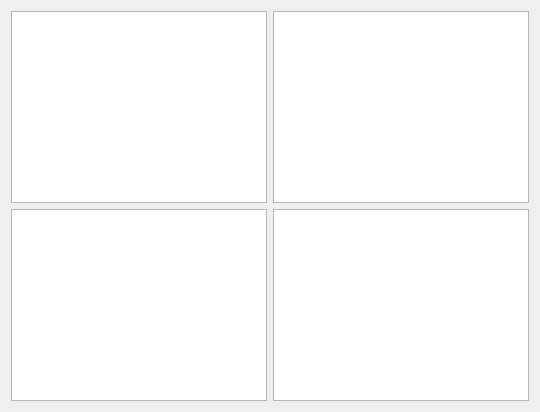
                  <widget class="QWidget" name="tab_2">
                   <attribute name="title">
                    <string>Multiple Windows</string>
                   </attribute>
                   <layout class="QGridLayout" name="gridLayout_4">
                    <item row="0" column="0">
                     <widget class="PyDMWaveformPlot" name="waveform0Ch0">
                      <property name="sizePolicy">
                       <sizepolicy hsizetype="Expanding" vsizetype="Expanding">
                        <horstretch>1</horstretch>
                        <verstretch>1</verstretch>
                       </sizepolicy>
                      </property>
                      <property name="toolTip">
                       <string/>
                      </property>
                      <property name="showXGrid">
                       <bool>true</bool>
                      </property>
                      <property name="showYGrid">
                       <bool>true</bool>
                      </property>
                      <property name="axisColor">
                       <color>
                        <red>224</red>
                        <green>224</green>
                        <blue>224</blue>
                       </color>
                      </property>
                      <property name="showRightAxis">
                       <bool>true</bool>
                      </property>
                      <property name="title" stdset="0">
                       <string>CH 0</string>
                      </property>
                      <property name="showLegend">
                       <bool>false</bool>
                      </property>
                      <property name="curves">
                       <stringlist>
                        <string>{&quot;y_channel&quot;: &quot;ca://${DEVICE}:STR0:STREAM_SLOWSHORT0&quot;, &quot;x_channel&quot;: null, &quot;name&quot;: &quot;&quot;, &quot;color&quot;: &quot;#55ffff&quot;, &quot;lineStyle&quot;: 1, &quot;lineWidth&quot;: 3, &quot;symbol&quot;: null, &quot;symbolSize&quot;: 10, &quot;redraw_mode&quot;: 2}</string>
                       </stringlist>
                      </property>
                      <property name="autoRangeY">
                       <bool>false</bool>
                      </property>
                      <property name="minYRange">
                       <double>-32768.000000000000000</double>
                      </property>
                      <property name="maxYRange">
                       <double>32767.000000000000000</double>
                      </property>
                     </widget>
                    </item>
                    <item row="0" column="1">
                     <widget class="PyDMWaveformPlot" name="waveform0Ch1">
                      <property name="sizePolicy">
                       <sizepolicy hsizetype="Expanding" vsizetype="Expanding">
                        <horstretch>1</horstretch>
                        <verstretch>1</verstretch>
                       </sizepolicy>
                      </property>
                      <property name="toolTip">
                       <string/>
                      </property>
                      <property name="showXGrid">
                       <bool>true</bool>
                      </property>
                      <property name="showYGrid">
                       <bool>true</bool>
                      </property>
                      <property name="axisColor">
                       <color>
                        <red>227</red>
                        <green>227</green>
                        <blue>227</blue>
                       </color>
                      </property>
                      <property name="showRightAxis">
                       <bool>true</bool>
                      </property>
                      <property name="title" stdset="0">
                       <string>CH 1</string>
                      </property>
                      <property name="curves">
                       <stringlist>
                        <string>{&quot;y_channel&quot;: &quot;ca://${DEVICE}:STR0:STREAM_SLOWSHORT1&quot;, &quot;x_channel&quot;: null, &quot;name&quot;: &quot;&quot;, &quot;color&quot;: &quot;#55ff7f&quot;, &quot;lineStyle&quot;: 1, &quot;lineWidth&quot;: 3, &quot;symbol&quot;: null, &quot;symbolSize&quot;: 10, &quot;redraw_mode&quot;: 2}</string>
                       </stringlist>
                      </property>
                      <property name="autoRangeY">
                       <bool>false</bool>
                      </property>
                      <property name="minYRange">
                       <double>-32768.000000000000000</double>
                      </property>
                      <property name="maxYRange">
                       <double>32767.000000000000000</double>
                      </property>
                     </widget>
                    </item>
                    <item row="1" column="0">
                     <widget class="PyDMWaveformPlot" name="waveform0Ch2">
                      <property name="sizePolicy">
                       <sizepolicy hsizetype="Expanding" vsizetype="Expanding">
                        <horstretch>1</horstretch>
                        <verstretch>1</verstretch>
                       </sizepolicy>
                      </property>
                      <property name="toolTip">
                       <string/>
                      </property>
                      <property name="showXGrid">
                       <bool>true</bool>
                      </property>
                      <property name="showYGrid">
                       <bool>true</bool>
                      </property>
                      <property name="axisColor">
                       <color>
                        <red>214</red>
                        <green>214</green>
                        <blue>214</blue>
                       </color>
                      </property>
                      <property name="showRightAxis">
                       <bool>true</bool>
                      </property>
                      <property name="title" stdset="0">
                       <string>CH 2</string>
                      </property>
                      <property name="curves">
                       <stringlist>
                        <string>{&quot;y_channel&quot;: &quot;ca://${DEVICE}:STR0:STREAM_SLOWSHORT2&quot;, &quot;x_channel&quot;: null, &quot;name&quot;: &quot;&quot;, &quot;color&quot;: &quot;#ffff7f&quot;, &quot;lineStyle&quot;: 1, &quot;lineWidth&quot;: 3, &quot;symbol&quot;: null, &quot;symbolSize&quot;: 10, &quot;redraw_mode&quot;: 2}</string>
                       </stringlist>
                      </property>
                      <property name="autoRangeY">
                       <bool>false</bool>
                      </property>
                      <property name="minYRange">
                       <double>-32768.000000000000000</double>
                      </property>
                      <property name="maxYRange">
                       <double>32767.000000000000000</double>
                      </property>
                     </widget>
                    </item>
                    <item row="1" column="1">
                     <widget class="PyDMWaveformPlot" name="waveform0Ch3">
                      <property name="sizePolicy">
                       <sizepolicy hsizetype="Expanding" vsizetype="Expanding">
                        <horstretch>1</horstretch>
                        <verstretch>1</verstretch>
                       </sizepolicy>
                      </property>
                      <property name="toolTip">
                       <string/>
                      </property>
                      <property name="showXGrid">
                       <bool>true</bool>
                      </property>
                      <property name="showYGrid">
                       <bool>true</bool>
                      </property>
                      <property name="axisColor">
                       <color>
                        <red>215</red>
                        <green>215</green>
                        <blue>215</blue>
                       </color>
                      </property>
                      <property name="showRightAxis">
                       <bool>true</bool>
                      </property>
                      <property name="title" stdset="0">
                       <string>CH 3</string>
                      </property>
                      <property name="curves">
                       <stringlist>
                        <string>{&quot;y_channel&quot;: &quot;ca://${DEVICE}:STR0:STREAM_SLOWSHORT3&quot;, &quot;x_channel&quot;: null, &quot;name&quot;: &quot;&quot;, &quot;color&quot;: &quot;#ffaa7f&quot;, &quot;lineStyle&quot;: 1, &quot;lineWidth&quot;: 3, &quot;symbol&quot;: null, &quot;symbolSize&quot;: 10, &quot;redraw_mode&quot;: 2}</string>
                       </stringlist>
                      </property>
                      <property name="autoRangeY">
                       <bool>false</bool>
                      </property>
                      <property name="minYRange">
                       <double>-32768.000000000000000</double>
                      </property>
                      <property name="maxYRange">
                       <double>32767.000000000000000</double>
                      </property>
                     </widget>
                    </item>
                   </layout>
                  </widget>
